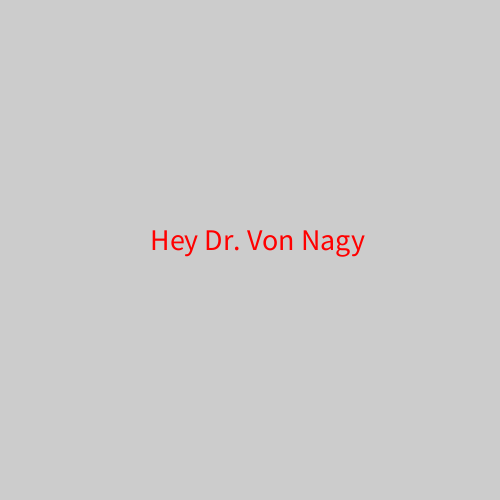
Frame 1 (no input)
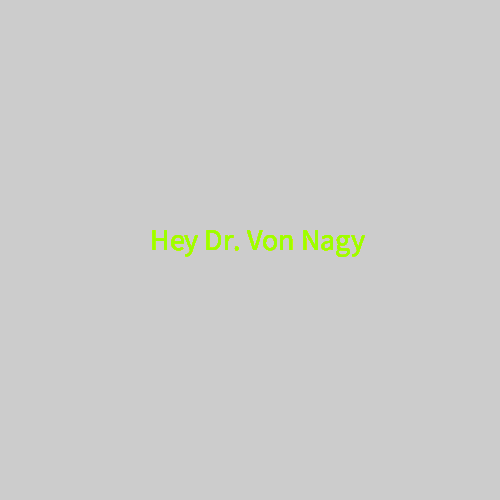
Frame 60 (the mouse pressed at the canvas centre just before this capture)
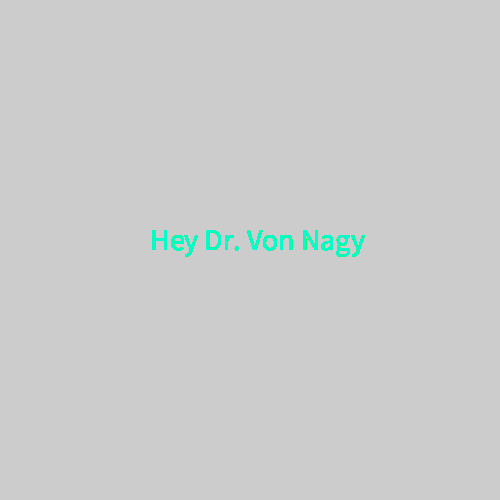
Frame 120 (the mouse held since frame 60 and released just before this capture)

The Processing sketch that drew these frames (run headless with seeded random() and noise(); from frame 60 on, the mouse is pressed at the canvas centre):

// Processing sketch: Exercise18_01
// ── Exercise18_01.pde
int C;
void setup() {
  size(500,500);
}

void draw() {
  colorMode(HSB);
  fill(C,300,300);
  textSize(30);
  text("Hey Dr. Von Nagy",width/2-100,height/2);
  C++;
}
